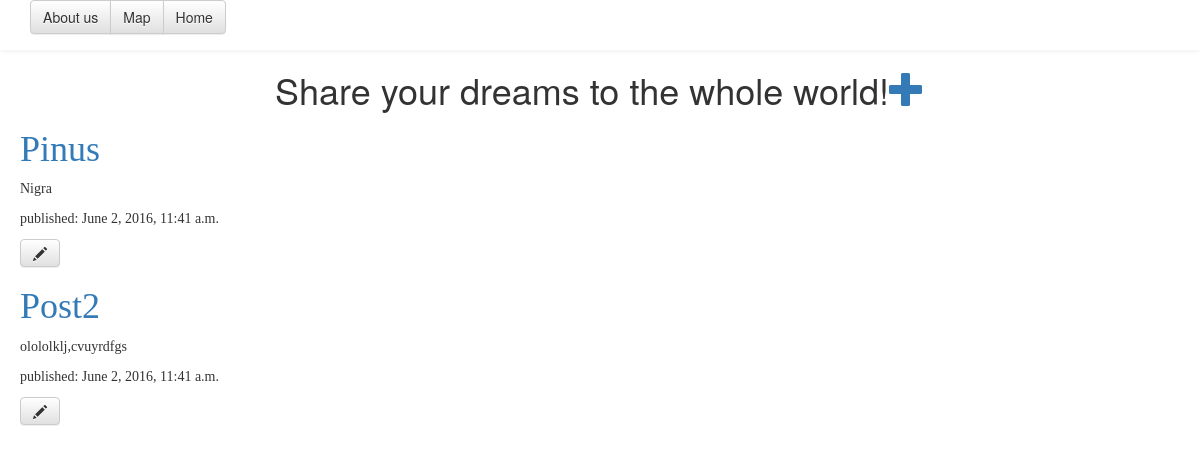
The app's page /, older data.
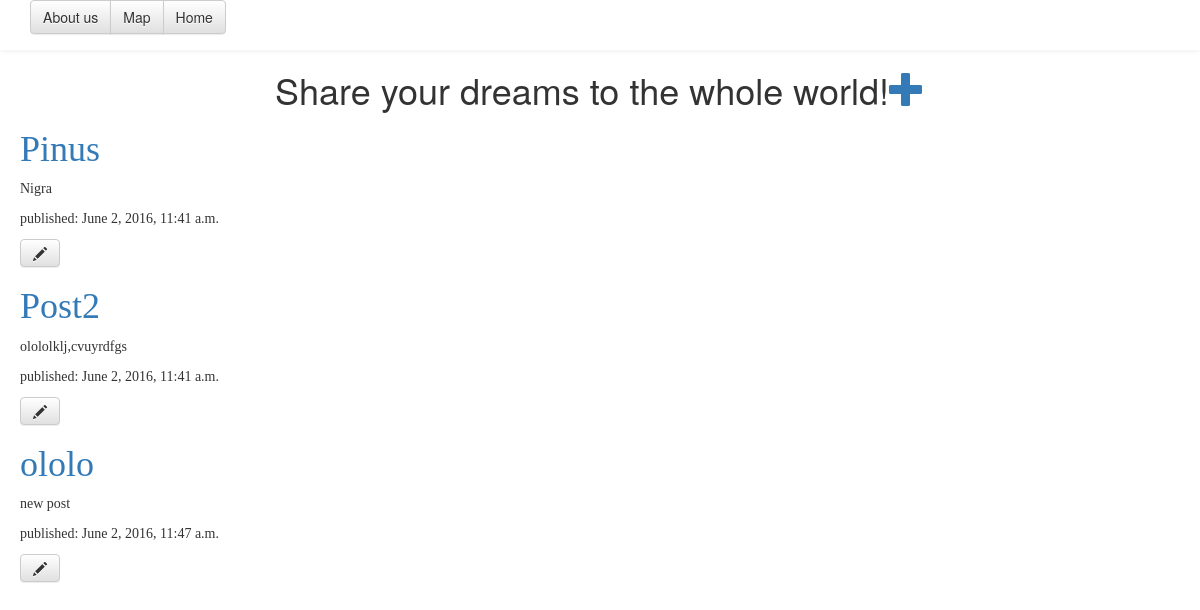
The same page, newer data.
### ShareYourDreams/models.py (models this page shows, shortened)
class Post(models.Model):
    author = models.ForeignKey('auth.User')
    title = models.CharField(max_length=200)
    text = models.CharField(max_length=600)
    created_date = models.DateTimeField(default=timezone.now)
    published_date = models.DateTimeField(blank=True, null=True)

### ShareYourDreams/views.py (the view)
# urls.py: url(r'^$', views.dreams_list, name='dreams_list'),
def dreams_list(request):
    posts = Post.objects.filter(published_date__lte=timezone.now()).order_by('published_date')
    return render(request, 'ShareYourDreams/dreams_list.html', {'posts': posts})

### templates/ShareYourDreams/dreams_list.html (shortened to what this page needs)
{% load staticfiles %}
    <html>
        <head>
            <link rel="stylesheet" href="//maxcdn.bootstrapcdn.com/bootstrap/3.2.0/css/bootstrap.min.css">
            <link rel="stylesheet" href="//maxcdn.bootstrapcdn.com/bootstrap/3.2.0/css/bootstrap-theme.min.css">
            <link rel="stylesheet" href="{% static 'css/ShareYourDreams.css' %}">
        </head>
        <body id="body">
            <nav class="navbar navbar-default navbar-static-top">
                <div class="container">
                    <div class="btn-group" role="group">
                        <button type="button" class="btn btn-default">About us</button>
                        <button type="button" class="btn btn-default">Map</button>
                        <button type="button" class="btn btn-default">Home</button>
                    </div>
                </div>
            </nav>
            <div>
                <h1 id="heading">Share your dreams to the whole world!<a id="plusbutton" href="{% url 'ShareYourDreams.views.dream_new' %}" class="top-menu"><span class="glyphicon glyphicon-plus"></span></a></h1>
            </div>
            {% for post in posts %}
                <div class="dreamstext">
                    <h1><a href="{% url 'dream_detail' pk=post.pk %}">{{ post.title }}</a></h1>
                    <p>{{ post.text|linebreaks }}</p>
                    <p>published: {{ post.published_date }}</p>
                    <a class="btn btn-default" href="{% url 'dream_edit' pk=post.pk %}"><span class="glyphicon glyphicon-pencil"></span></a>
                </div>
            {% endfor %}
        </body>
    </html>

### ShareYourDreams/static/css/ShareYourDreams.css (style rules this page uses)
.dreamstext { font-family: "Comic Sans MS"; margin-left: 20px; margin-right: 20px; }
#heading { text-align: center ; }
#body { background-image: url("https://wallpaperscraft.com/image/sky_clouds_reflection_boat_86205_3840x2400.jpg"); background-repeat: round; background-attachment: fixed; }
.container { background: transparent; }
.navbar { background: transparent; border-bottom: transparent; }

Row changes from the older to the newer data that the page shows:
added Post: title "ololo", text "new post", published_date "June 2, 2016, 11:47 a.m."
